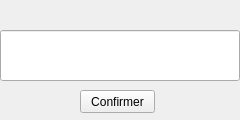
<?xml version="1.0" encoding="UTF-8"?>
<ui version="4.0">
 <class>Erreur</class>
 <widget class="QWidget" name="Erreur">
  <property name="geometry">
   <rect>
    <x>0</x>
    <y>0</y>
    <width>240</width>
    <height>120</height>
   </rect>
  </property>
  <property name="windowTitle">
   <string>Widget</string>
  </property>
  <widget class="QLineEdit" name="apercu">
   <property name="geometry">
    <rect>
     <x>0</x>
     <y>30</y>
     <width>240</width>
     <height>51</height>
    </rect>
   </property>
  </widget>
  <widget class="QPushButton" name="Confirmer">
   <property name="geometry">
    <rect>
     <x>80</x>
     <y>90</y>
     <width>75</width>
     <height>23</height>
    </rect>
   </property>
   <property name="text">
    <string>Confirmer</string>
   </property>
  </widget>
 </widget>
 <resources/>
 <connections/>
</ui>
